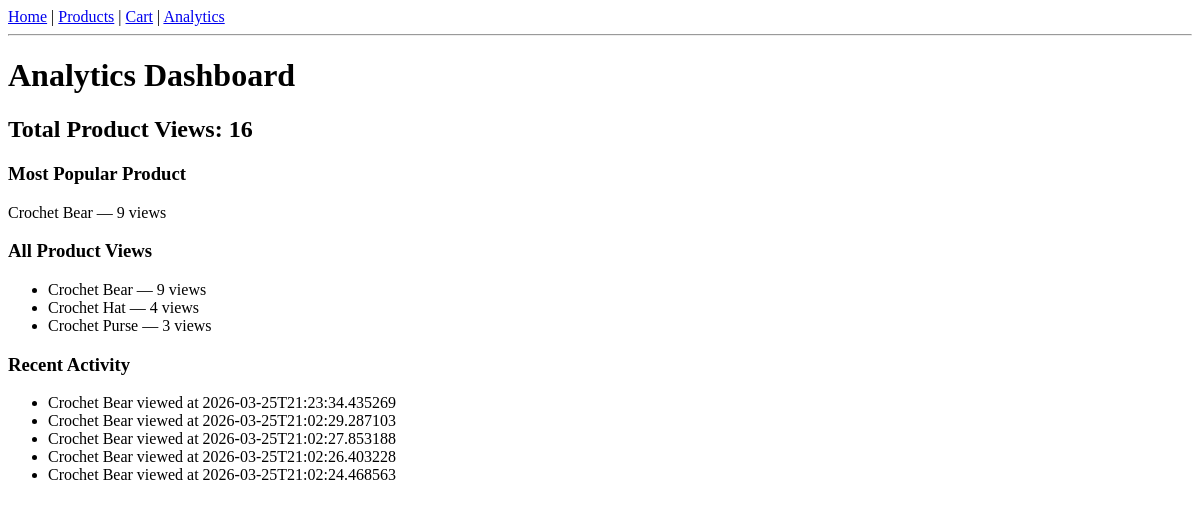
/analytics-page, run on an earlier commit of the app's database.
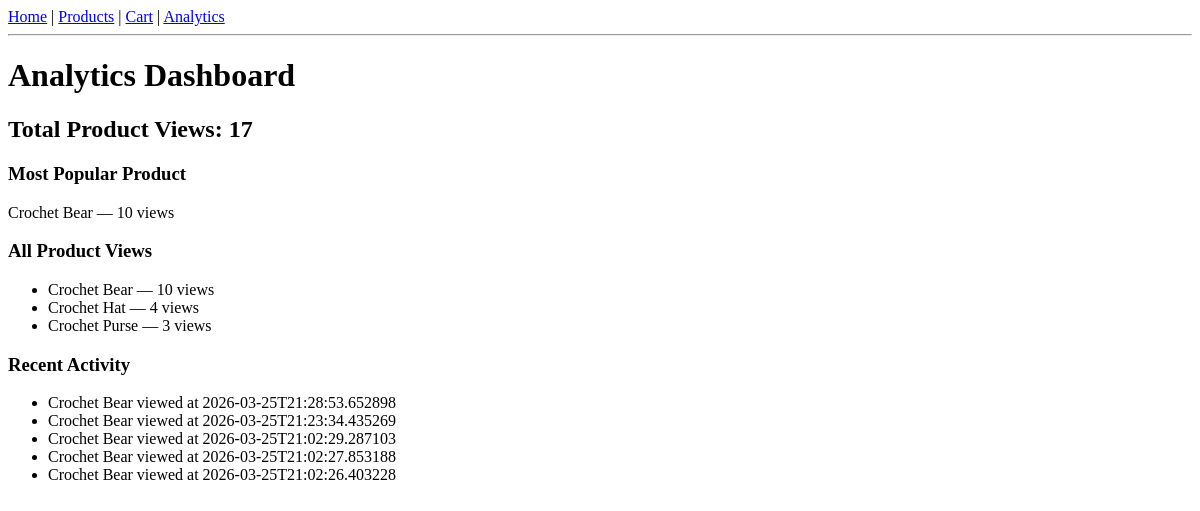
And on a later commit of the database.
### tables this page shows
CREATE TABLE events (
            id integer primary key autoincrement,
            event text not null,
            product_id integer not null,
            product_name text not null,
            timestamp text not null
        );

### app.py (the view)
@app.route("/analytics-page")
def analytics_page():
    conn = sqlite3.connect("events.db")
    cursor = conn.cursor()
    cursor.execute("""
        select product_name, count(*) as views
        from events
        where event = 'view_product'
        group by product_name
        order by views desc
    """)
    results = cursor.fetchall()
    cursor.execute("""
        select count(*) from events where event = 'view_product'
    """)
    total_views = cursor.fetchone()[0]
    cursor.execute("""
        select product_name, timestamp
        from events
        where event = 'view_product'
        order by timestamp desc
        limit 5
    """)
    recent_results = cursor.fetchall()
    conn.close()
    analytics_data = []
    for row in results:
        analytics_data.append({
            "product_name": row[0],
            "views": row[1]
        })
    recent_activity = []
    for row in recent_results:
        recent_activity.append({
            "product_name": row[0],
            "timestamp": row[1]
        })
    top_product = analytics_data[0] if analytics_data else None
    return render_template(
        "analytics.html",
        analytics=analytics_data,
        total_views=total_views,
        top_product=top_product,
        recent_activity=recent_activity
    )

### templates/analytics.html (shortened to what this page needs)
{% extends "base.html" %}
{% block content %}
    <h1>Analytics Dashboard</h1>
    <h2>Total Product Views: {{ total_views }}</h2>
    {% if top_product %}
        <h3>Most Popular Product</h3>
        <p>{{ top_product.product_name }} — {{ top_product.views }} views</p>
    {% endif %}
    <h3>All Product Views</h3>
    {% if analytics %}
        <ul>
            {% for item in analytics %}
                <li>{{ item.product_name }} — {{ item.views }} views</li>
            {% endfor %}
        </ul>
    {% else %}
        <p>No analytics data yet.</p>
    {% endif %}
    {% if recent_activity %}
        <h3>Recent Activity</h3>
        <ul>
            {% for event in recent_activity %}
                <li>{{ event.product_name }} viewed at {{ event.timestamp }}</li>
            {% endfor %}
        </ul>
    {% endif %}
{% endblock %}

### templates/base.html (shortened to what this page needs)
<!DOCTYPE html>
<html>
<head>
</head>
<body>
    <nav>
        <a href="/">Home</a> |
        <a href="/product">Products</a> |
        <a href="/cart">Cart</a> |
        <a href="/analytics-page">Analytics</a>
    </nav>
    <hr>
    {% block content %}
    {% endblock %}
</body>
</html>

What changed in the data, as far as the page shows it:
no longer on this page (row unchanged): events: product_name "Crochet Bear", views "9", shown under "All Product Views"
no longer on this page (row unchanged): events: product_name "Crochet Bear", timestamp "2026-03-25T21:02:24.468563", shown under "Recent Activity"
now on this page (row unchanged): events: product_name "Crochet Bear", views "10", shown under "All Product Views"
added events: product_name "Crochet Bear", timestamp "2026-03-25T21:28:53.652898", shown under "Recent Activity"
Also different on the page:
{{ total_views }}: "16" → "17"
{{ top_product.views }}: "9" → "10"
